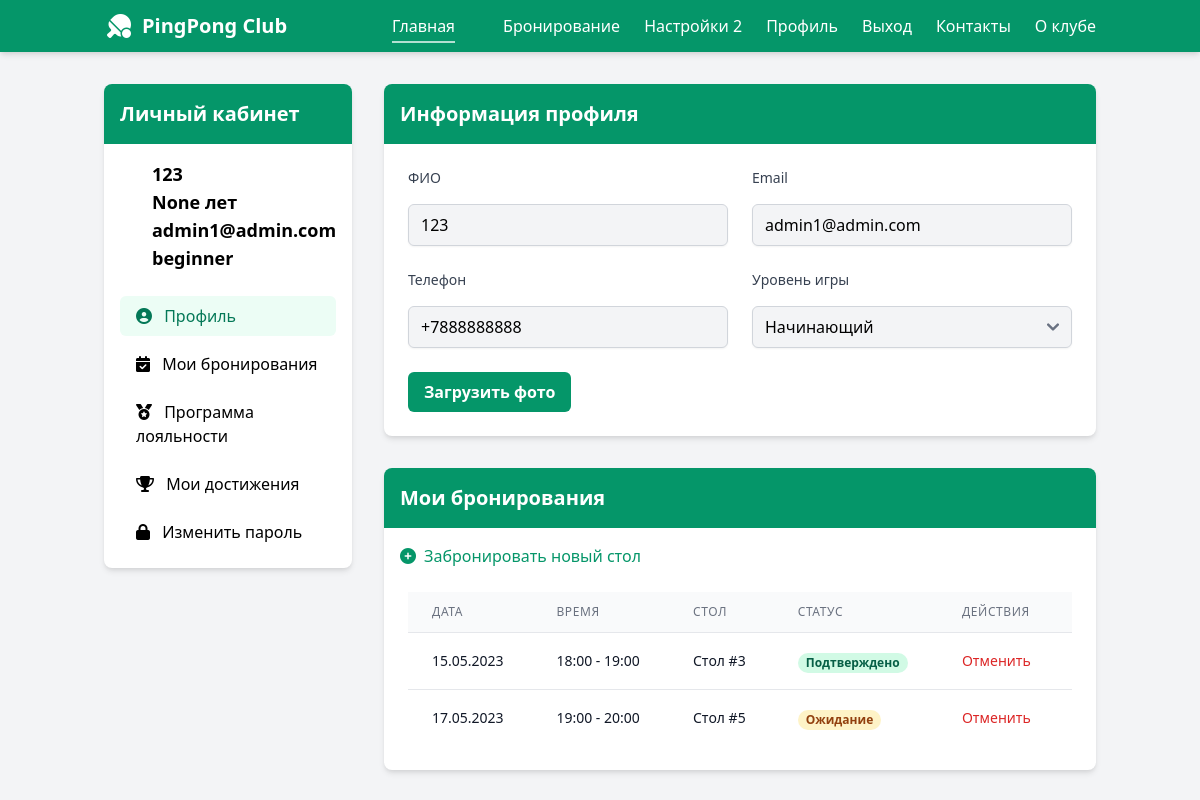
The app's page /accounts/profile/ (signed in, upper part), older data.
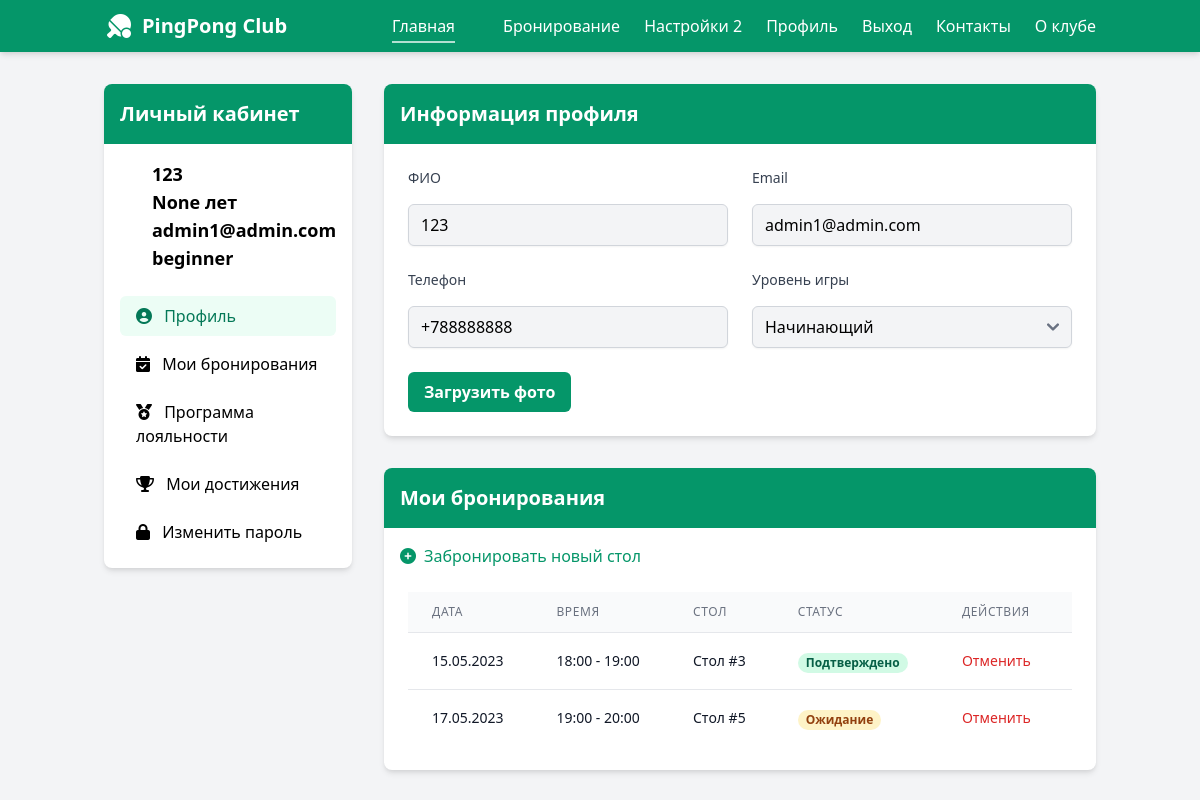
The same page, newer data.
### accounts/models.py (models this page shows, shortened)
class User(AbstractBaseUser, PermissionsMixin):
    class Role(models.TextChoices):
        ADMIN = 'ADMIN', _('Administrator')
        MANAGER = 'MANAGER', _('Manager')
        USER = 'USER', _('User')
    class Level(models.TextChoices):
        BEGINNER = 'beginner', 'Начинающий'
        INTERMEDIATE = 'intermediate', 'Средний'
        ADVANCED = 'advanced', 'Продвинутый'
        PROFESSIONAL = 'professional', 'Профессиональный'
    phone = models.CharField(
        _("Phone Number"),
        max_length=15,
        unique=True,
        help_text="Ex: +1234567890",
    )
    email = models.EmailField(
        _("Email Address"),
        max_length=255,
        unique=True,
        blank=True,
        null=True,
        validators=[validate_email],
        help_text="Ex: example@example.com",
    )
    user_name = models.CharField(
        _("user name"),
        max_length=150,
        blank=True,
    )
    role = models.CharField(
        _("Role"),
        max_length=10,
        choices=Role.choices,
        default=Role.USER,
    )
    level = models.CharField(
        _("Уровень"),
        max_length=20,
        choices=Level.choices,
        default=Level.BEGINNER,
        help_text="Уровень пользователя"
    )
    status=models.CharField(_("Статус"), max_length=10, choices=[('active', 'Активен'),
                                                                ('not_active', 'Не активен'), ('blocked', 'Заблокирован')], default='active')
    user_age=models.PositiveIntegerField(_("Возраст"), blank=True, null=True ,    validators=[
        MinValueValidator(5, message="Возраст должен быть не меньше 5 лет"),
        MaxValueValidator(99, message="Возраст должен быть не больше 99 лет"),
    ])
    is_staff = models.BooleanField(_("Статус"), default=False)
    date_joined = models.DateTimeField(_("Зарегистрирован"), auto_now_add=True)
    last_updated = models.DateTimeField(_("Был в последний раз"), auto_now=True)
    loyalty=models.ForeignKey(LoyaltyProfile, on_delete=models.SET_NULL, blank=True, null=True)
    photo = models.ImageField(
        upload_to=user_photo_upload_path,
        blank=True,
        null=True,
        verbose_name='Фотография пользователя'
    )
    objects = UserManager()
    USERNAME_FIELD = "phone"
    REQUIRED_FIELDS = ["user_name", "email"]

### accounts/views.py (the view, shortened to what this page needs)
# urls.py: path("profile/", ProfileView.as_view(), name="profile"),
class ProfileView(LoginRequiredMixin, TemplateView):
    template_name = 'accounts/profile.html'
    def get_context_data(self, **kwargs):
        context = super().get_context_data(**kwargs)
        user = self.request.user
        context['user'] = user
        context['profile_form'] = ProfileUpdateForm(instance=user)
        context['password_form'] = PasswordChangeForm(user=user)
        context['bookings'] = [
            {
                'date': '15.05.2023',
                'time': '18:00 - 19:00',
                'table': 'Стол #3',
                'status': 'Подтверждено',
                'status_class': 'bg-green-100 text-green-800'
            },
            {
                'date': '17.05.2023',
                'time': '19:00 - 20:00',
                'table': 'Стол #5',
                'status': 'Ожидание',
                'status_class': 'bg-yellow-100 text-yellow-800'
            }
        ]
        context['loyalty_data'] = {
            'current_level': 'Старт',
            'current_points': 150,
            'points_to_next_level': 850,
            'progress_percent': 15,
            'next_level': 'Серебряный',
            'next_level_points': 1000,
            'current_discount': 0,
            'history': [
                {'date': '15.05.2023', 'description': 'Бронирование стола #1', 'points': 50},
                {'date': '10.05.2023', 'description': 'Бронирование стола #3', 'points': 40},
                {'date': '05.05.2023', 'description': 'Бронирование стола #2', 'points': 60},
            ]
        }
        return context

### templates/accounts/profile.html (shortened to what this page needs)
{% extends 'base.html' %}
{% load static %}
{% block content %}
    <main class="container mx-auto px-4 py-8">
        <div class="flex flex-col md:flex-row gap-8">
            <div class="w-full md:w-1/4">
                <div class="bg-white rounded-lg shadow-md overflow-hidden">
                    <div class="bg-green-600 text-white p-4">
                        <h2 class="text-xl font-bold">Личный кабинет</h2>
                    </div>
                    <div class="p-4">
                        <div class="flex items-center space-x-4 mb-6">
                            <div>
                                <h3 class="text-lg font-semibold" id="user-name">{{ user.user_name }} </h3>
                                <h3 class="text-lg font-semibold" id="user-name">{{ user.user_age }} лет</h3>
                                <p class="text-lg font-semibold" id="user-email">{{ user.email }}</p>
                                <p class="text-lg font-semibold" id="user-level">{{ user.level }}</p>
                            </div>
                        </div>
                        <nav>
                            <ul class="space-y-2">
                                <li>
                                    <a href="#profile-info"
                                       class="block py-2 px-4 rounded-md bg-green-50 text-green-700 font-medium">
                                        <i class="fas fa-user-circle mr-2"></i> Профиль
                                    </a>
                                </li>
                                <li>
                                    <a href="#my-bookings"
                                       class="block py-2 px-4 rounded-md hover:bg-gray-50 transition duration-200">
                                        <i class="fas fa-calendar-check mr-2"></i> Мои бронирования
                                    </a>
                                </li>
                                <li>
                                    <a href="#my-loyalty"
                                       class="block py-2 px-4 rounded-md hover:bg-gray-50 transition duration-200">
                                        <i class="fas fa-medal mr-2"></i> Программа лояльности
                                    </a>
                                </li>
                                <li>
                                    <a href="#my-achievements"
                                       class="block py-2 px-4 rounded-md hover:bg-gray-50 transition duration-200">
                                        <i class="fas fa-trophy mr-2"></i> Мои достижения
                                    </a>
                                </li>
                                <li>
                                    <a href="#password-change"
                                       class="block py-2 px-4 rounded-md hover:bg-gray-50 transition duration-200">
                                        <i class="fas fa-lock mr-2"></i> Изменить пароль
                                    </a>
                                </li>
                            </ul>
                        </nav>
                    </div>
                </div>
            </div>
            <div class="w-full md:w-3/4">
                <section id="profile-info" class="bg-white rounded-lg shadow-md overflow-hidden mb-8">
                    <div class="bg-green-600 text-white p-4">
                        <h2 class="text-xl font-bold">Информация профиля</h2>
                    </div>
                    <div class="p-6">
                        <form id="profile-form" class="space-y-6">
    <div class="grid grid-cols-1 md:grid-cols-2 gap-6">
        <div class="space-y-2">
            <label for="user_name" class="block text-sm font-medium text-gray-700">ФИО</label>
            <input type="text" id="user_name" name="username"  autocomplete="username" value="{{ user.user_name }}" readonly
                   class="w-full px-3 py-2 border border-2 border-gray-300 rounded-md shadow-sm focus:outline-none focus:ring-green-500 focus:border-green-500 bg-gray-100 cursor-not-allowed">
        </div>
        <div class="space-y-2">
            <label for="email" class="block text-sm font-medium text-gray-700">Email</label>
            <input type="email" id="email" name="email" value="{{ user.email }}" readonly
                   class="w-full px-3 py-2 border border-2 border-gray-300 rounded-md shadow-sm focus:outline-none focus:ring-green-500 focus:border-green-500 bg-gray-100 cursor-not-allowed">
        </div>
        <div class="space-y-2">
            <label for="phone" class="block text-sm font-medium text-gray-700">Телефон</label>
            <input type="tel" id="phone" name="phone" value="+7{{ user.phone }}" readonly
                   class="w-full px-3 py-2 border border-2 border-gray-300 rounded-md shadow-sm focus:outline-none focus:ring-green-500 focus:border-green-500 bg-gray-100 cursor-not-allowed">
        </div>
        <div class="space-y-2">
            <label for="level" class="block text-sm font-medium text-gray-700">Уровень игры</label>
            <select id="level" name="level" disabled
                    class="w-full px-3 py-2 border border-2 border-gray-300 rounded-md shadow-sm focus:outline-none focus:ring-green-500 focus:border-green-500 bg-gray-100 cursor-not-allowed">
                <option value="beginner" {% if user.level == "beginner" %}selected{% endif %}>Начинающий</option>
            </select>
        </div>
    </div>
    <div class="flex justify-between">
        <button type="button" id="upload-photo-btn"
                class="bg-green-600 hover:bg-green-700 text-white font-bold py-2 px-4 rounded-md transition duration-300">
            Загрузить фото
        </button>
    </div>
</form>
                    </div>
                </section>
                <section id="my-bookings" class="bg-white rounded-lg shadow-md overflow-hidden mb-8">
                    <div class="bg-green-600 text-white p-4">
                        <h2 class="text-xl font-bold">Мои бронирования</h2>
                    </div>
                    <div class="mt-4 ml-4">
                        <a href="{% url 'bookings:bookings' %}"
                           class="inline-flex items-center text-green-600 hover:text-green-700">
                            <i class="fas fa-plus-circle mr-2"></i> Забронировать новый стол
                        </a>
                    </div>
                    <div class="p-6">
                        <div class="overflow-x-auto">
                            <table class="min-w-full divide-y divide-gray-200">
                                <thead class="bg-gray-50">
                                <tr>
                                    <th scope="col"
                                        class="px-6 py-3 text-left text-xs font-medium text-gray-500 uppercase tracking-wider">
                                        Дата
                                    </th>
                                    <th scope="col"
                                        class="px-6 py-3 text-left text-xs font-medium text-gray-500 uppercase tracking-wider">
                                        Время
                                    </th>
                                    <th scope="col"
                                        class="px-6 py-3 text-left text-xs font-medium text-gray-500 uppercase tracking-wider">
                                        Стол
                                    </th>
                                    <th scope="col"
                                        class="px-6 py-3 text-left text-xs font-medium text-gray-500 uppercase tracking-wider">
                                        Статус
                                    </th>
                                    <th scope="col"
                                        class="px-6 py-3 text-left text-xs font-medium text-gray-500 uppercase tracking-wider">
                                        Действия
                                    </th>
                                </tr>
                                </thead>
                                <tbody class="bg-white divide-y divide-gray-200" id="bookings-table-body">
                                <tr>
                                    <td class="px-6 py-4 whitespace-nowrap text-sm text-gray-900">15.05.2023</td>
                                    <td class="px-6 py-4 whitespace-nowrap text-sm text-gray-900">18:00 - 19:00</td>
                                    <td class="px-6 py-4 whitespace-nowrap text-sm text-gray-900">Стол #3</td>
                                    <td class="px-6 py-4 whitespace-nowrap">
                                        <span class="px-2 inline-flex text-xs leading-5 font-semibold rounded-full bg-green-100 text-green-800">Подтверждено</span>
                                    </td>
                                    <td class="px-6 py-4 whitespace-nowrap text-sm text-gray-500">
                                        <button class="text-red-600 hover:text-red-900 mr-3">Отменить</button>
                                    </td>
                                </tr>
                                <tr>
                                    <td class="px-6 py-4 whitespace-nowrap text-sm text-gray-900">17.05.2023</td>
                                    <td class="px-6 py-4 whitespace-nowrap text-sm text-gray-900">19:00 - 20:00</td>
                                    <td class="px-6 py-4 whitespace-nowrap text-sm text-gray-900">Стол #5</td>
                                    <td class="px-6 py-4 whitespace-nowrap">
                                        <span class="px-2 inline-flex text-xs leading-5 font-semibold rounded-full bg-yellow-100 text-yellow-800">Ожидание</span>
                                    </td>
                                    <td class="px-6 py-4 whitespace-nowrap text-sm text-gray-500">
                                        <button class="text-red-600 hover:text-red-900 mr-3">Отменить</button>
                                    </td>
                                </tr>
                                </tbody>
                            </table>
                        </div>
                    </div>
                </section>
            </div>
        </div>
    </main>
{% endblock %}
{% block extrascripts %}
    {{ block.super }}
{% endblock %}

### templates/base.html (shortened to what this page needs)
<!DOCTYPE html>
{% load static %}
<html lang="en">
<head>
</head>
{% block extracss %}
    <link href="{% static 'css/flowbite.min.css' %}" rel="stylesheet"/>
    <link href="https://cdn.jsdelivr.net/npm/tailwindcss@2.2.19/dist/tailwind.min.css" rel="stylesheet">
    <link href="https://cdn.jsdelivr.net/npm/flatpickr/dist/flatpickr.min.css" rel="stylesheet">
    <link rel="stylesheet" href="https://cdnjs.cloudflare.com/ajax/libs/font-awesome/6.4.0/css/all.min.css">
    <link rel="stylesheet" href="{% static 'css/styles.css' %}">
{% endblock extracss %}
<body class="bg-gray-100 min-h-screen">
<header class="bg-green-600 text-white shadow-md">
    <div class="container mx-auto px-4 py-3 flex justify-between items-center">
        <div class="flex items-center">
            <i class="fas fa-table-tennis-paddle-ball text-2xl mr-2"></i>
            <a href="{% url 'main:index' %}"><h1 class="text-xl font-bold">PingPong Club</h1></a>
        </div>
        <nav class="hidden md:block">
            <ul class="flex space-x-6">
                <li><a href="{% url 'main:index' %}" class="hover:text-green-200 font-medium">Главная</a></li>
                <li><a href="{% url 'bookings:bookings' %}" class="hover:text-green-200">Бронирование</a></li>
                {% if user.is_authenticated and user.role == 'ADMIN' %}
                    <li><a href="{% url 'admin_settings:club_settings' 'general' %}" class="hover:text-green-200">Настройки
                        2</a></li>
                    <li><a href="{% url 'accounts:profile' %}" class="hover:text-green-200">Профиль</a></li>
                    <li><a href="{% url 'accounts:logout' %}" class="hover:text-green-200">Выход</a></li>
                {% endif %}
                <li><a href="{% url 'main:contacts' %}" class="hover:text-green-200">Контакты</a></li>
                <li><a href="{% url 'main:about' %}" class="hover:text-green-200">О клубе</a></li>
            </ul>
        </nav>
    </div>
</header>
{% block content %}
{% endblock %}
{% block extrascripts %}
    <script src="https://cdn.jsdelivr.net/npm/@tailwindcss/browser@4"></script>
{% endblock %}
</body>
</html>

Row changes from the older to the newer data that the page shows:
changed User "None": phone "+7888888888" → "+788888888"
